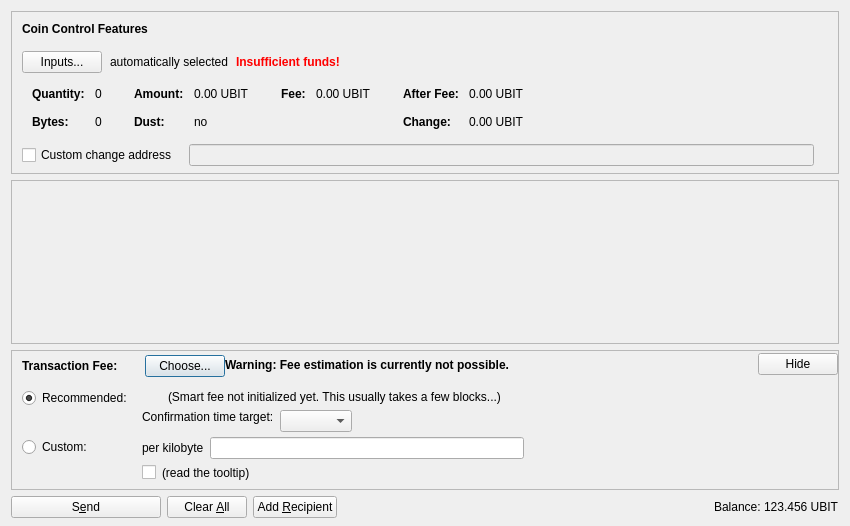
<?xml version="1.0" encoding="UTF-8"?>
<ui version="4.0">
 <class>SendCoinsDialog</class>
 <widget class="QDialog" name="SendCoinsDialog">
  <property name="geometry">
   <rect>
    <x>0</x>
    <y>0</y>
    <width>850</width>
    <height>526</height>
   </rect>
  </property>
  <property name="windowTitle">
   <string>Send Coins</string>
  </property>
  <layout class="QVBoxLayout" name="verticalLayout" stretch="0,1,0,0">
   <property name="bottomMargin">
    <number>8</number>
   </property>
   <item>
    <widget class="QFrame" name="frameCoinControl">
     <property name="sizePolicy">
      <sizepolicy hsizetype="Expanding" vsizetype="Expanding">
       <horstretch>0</horstretch>
       <verstretch>0</verstretch>
      </sizepolicy>
     </property>
     <property name="maximumSize">
      <size>
       <width>16777215</width>
       <height>16777215</height>
      </size>
     </property>
     <property name="frameShape">
      <enum>QFrame::StyledPanel</enum>
     </property>
     <property name="frameShadow">
      <enum>QFrame::Sunken</enum>
     </property>
     <layout class="QVBoxLayout" name="verticalLayoutCoinControl2">
      <property name="spacing">
       <number>0</number>
      </property>
      <property name="leftMargin">
       <number>0</number>
      </property>
      <property name="topMargin">
       <number>0</number>
      </property>
      <property name="rightMargin">
       <number>0</number>
      </property>
      <property name="bottomMargin">
       <number>6</number>
      </property>
      <item>
       <layout class="QVBoxLayout" name="verticalLayoutCoinControl" stretch="0,0,0,0,1">
        <property name="spacing">
         <number>0</number>
        </property>
        <property name="leftMargin">
         <number>10</number>
        </property>
        <property name="topMargin">
         <number>10</number>
        </property>
        <item>
         <layout class="QHBoxLayout" name="horizontalLayoutCoinControl1">
          <property name="bottomMargin">
           <number>15</number>
          </property>
          <item>
           <widget class="QLabel" name="labelCoinControlFeatures">
            <property name="sizePolicy">
             <sizepolicy hsizetype="Preferred" vsizetype="Maximum">
              <horstretch>0</horstretch>
              <verstretch>0</verstretch>
             </sizepolicy>
            </property>
            <property name="font">
             <font>
              <weight>75</weight>
              <bold>true</bold>
             </font>
            </property>
            <property name="styleSheet">
             <string notr="true">font-weight:bold;</string>
            </property>
            <property name="text">
             <string>Coin Control Features</string>
            </property>
           </widget>
          </item>
         </layout>
        </item>
        <item>
         <layout class="QHBoxLayout" name="horizontalLayoutCoinControl2" stretch="0,0,0,0">
          <property name="spacing">
           <number>8</number>
          </property>
          <property name="bottomMargin">
           <number>10</number>
          </property>
          <item>
           <widget class="QPushButton" name="pushButtonCoinControl">
            <property name="styleSheet">
             <string notr="true"/>
            </property>
            <property name="text">
             <string>Inputs...</string>
            </property>
            <property name="autoDefault">
             <bool>false</bool>
            </property>
           </widget>
          </item>
          <item>
           <widget class="QLabel" name="labelCoinControlAutomaticallySelected">
            <property name="text">
             <string>automatically selected</string>
            </property>
            <property name="margin">
             <number>5</number>
            </property>
           </widget>
          </item>
          <item>
           <widget class="QLabel" name="labelCoinControlInsuffFunds">
            <property name="font">
             <font>
              <weight>75</weight>
              <bold>true</bold>
             </font>
            </property>
            <property name="styleSheet">
             <string notr="true">color:red;font-weight:bold;</string>
            </property>
            <property name="text">
             <string>Insufficient funds!</string>
            </property>
            <property name="margin">
             <number>5</number>
            </property>
           </widget>
          </item>
          <item>
           <spacer name="horizontalSpacerCoinControl">
            <property name="orientation">
             <enum>Qt::Horizontal</enum>
            </property>
            <property name="sizeHint" stdset="0">
             <size>
              <width>40</width>
              <height>1</height>
             </size>
            </property>
           </spacer>
          </item>
         </layout>
        </item>
        <item>
         <widget class="QWidget" name="widgetCoinControl" native="true">
          <property name="sizePolicy">
           <sizepolicy hsizetype="Preferred" vsizetype="Preferred">
            <horstretch>0</horstretch>
            <verstretch>0</verstretch>
           </sizepolicy>
          </property>
          <property name="minimumSize">
           <size>
            <width>0</width>
            <height>0</height>
           </size>
          </property>
          <property name="styleSheet">
           <string notr="true"/>
          </property>
          <layout class="QHBoxLayout" name="horizontalLayoutCoinControl5">
           <property name="leftMargin">
            <number>0</number>
           </property>
           <property name="topMargin">
            <number>0</number>
           </property>
           <property name="rightMargin">
            <number>0</number>
           </property>
           <property name="bottomMargin">
            <number>0</number>
           </property>
           <item>
            <layout class="QHBoxLayout" name="horizontalLayoutCoinControl3" stretch="0,0,0,1">
             <property name="spacing">
              <number>20</number>
             </property>
             <property name="topMargin">
              <number>0</number>
             </property>
             <property name="bottomMargin">
              <number>10</number>
             </property>
             <item>
              <layout class="QFormLayout" name="formLayoutCoinControl1">
               <property name="horizontalSpacing">
                <number>10</number>
               </property>
               <property name="verticalSpacing">
                <number>14</number>
               </property>
               <property name="leftMargin">
                <number>10</number>
               </property>
               <property name="topMargin">
                <number>4</number>
               </property>
               <property name="rightMargin">
                <number>6</number>
               </property>
               <item row="0" column="0">
                <widget class="QLabel" name="labelCoinControlQuantityText">
                 <property name="font">
                  <font>
                   <weight>75</weight>
                   <bold>true</bold>
                  </font>
                 </property>
                 <property name="text">
                  <string>Quantity:</string>
                 </property>
                 <property name="margin">
                  <number>0</number>
                 </property>
                </widget>
               </item>
               <item row="0" column="1">
                <widget class="QLabel" name="labelCoinControlQuantity">
                 <property name="cursor">
                  <cursorShape>IBeamCursor</cursorShape>
                 </property>
                 <property name="contextMenuPolicy">
                  <enum>Qt::ActionsContextMenu</enum>
                 </property>
                 <property name="text">
                  <string notr="true">0</string>
                 </property>
                 <property name="margin">
                  <number>0</number>
                 </property>
                 <property name="textInteractionFlags">
                  <set>Qt::LinksAccessibleByMouse|Qt::TextSelectableByKeyboard|Qt::TextSelectableByMouse</set>
                 </property>
                </widget>
               </item>
               <item row="1" column="0">
                <widget class="QLabel" name="labelCoinControlBytesText">
                 <property name="font">
                  <font>
                   <weight>75</weight>
                   <bold>true</bold>
                  </font>
                 </property>
                 <property name="text">
                  <string>Bytes:</string>
                 </property>
                </widget>
               </item>
               <item row="1" column="1">
                <widget class="QLabel" name="labelCoinControlBytes">
                 <property name="cursor">
                  <cursorShape>IBeamCursor</cursorShape>
                 </property>
                 <property name="contextMenuPolicy">
                  <enum>Qt::ActionsContextMenu</enum>
                 </property>
                 <property name="text">
                  <string notr="true">0</string>
                 </property>
                 <property name="textInteractionFlags">
                  <set>Qt::LinksAccessibleByMouse|Qt::TextSelectableByKeyboard|Qt::TextSelectableByMouse</set>
                 </property>
                </widget>
               </item>
              </layout>
             </item>
             <item>
              <layout class="QFormLayout" name="formLayoutCoinControl2">
               <property name="horizontalSpacing">
                <number>10</number>
               </property>
               <property name="verticalSpacing">
                <number>14</number>
               </property>
               <property name="leftMargin">
                <number>6</number>
               </property>
               <property name="topMargin">
                <number>4</number>
               </property>
               <property name="rightMargin">
                <number>6</number>
               </property>
               <item row="0" column="0">
                <widget class="QLabel" name="labelCoinControlAmountText">
                 <property name="font">
                  <font>
                   <weight>75</weight>
                   <bold>true</bold>
                  </font>
                 </property>
                 <property name="text">
                  <string>Amount:</string>
                 </property>
                 <property name="margin">
                  <number>0</number>
                 </property>
                </widget>
               </item>
               <item row="0" column="1">
                <widget class="QLabel" name="labelCoinControlAmount">
                 <property name="cursor">
                  <cursorShape>IBeamCursor</cursorShape>
                 </property>
                 <property name="contextMenuPolicy">
                  <enum>Qt::ActionsContextMenu</enum>
                 </property>
                 <property name="text">
                  <string notr="true">0.00 UBIT</string>
                 </property>
                 <property name="textInteractionFlags">
                  <set>Qt::LinksAccessibleByMouse|Qt::TextSelectableByKeyboard|Qt::TextSelectableByMouse</set>
                 </property>
                </widget>
               </item>
               <item row="1" column="0">
                <widget class="QLabel" name="labelCoinControlLowOutputText">
                 <property name="font">
                  <font>
                   <weight>75</weight>
                   <bold>true</bold>
                  </font>
                 </property>
                 <property name="text">
                  <string>Dust:</string>
                 </property>
                </widget>
               </item>
               <item row="1" column="1">
                <widget class="QLabel" name="labelCoinControlLowOutput">
                 <property name="cursor">
                  <cursorShape>IBeamCursor</cursorShape>
                 </property>
                 <property name="contextMenuPolicy">
                  <enum>Qt::ActionsContextMenu</enum>
                 </property>
                 <property name="text">
                  <string notr="true">no</string>
                 </property>
                 <property name="textInteractionFlags">
                  <set>Qt::LinksAccessibleByMouse|Qt::TextSelectableByKeyboard|Qt::TextSelectableByMouse</set>
                 </property>
                </widget>
               </item>
              </layout>
             </item>
             <item>
              <layout class="QFormLayout" name="formLayoutCoinControl3">
               <property name="horizontalSpacing">
                <number>10</number>
               </property>
               <property name="verticalSpacing">
                <number>14</number>
               </property>
               <property name="leftMargin">
                <number>6</number>
               </property>
               <property name="topMargin">
                <number>4</number>
               </property>
               <property name="rightMargin">
                <number>6</number>
               </property>
               <item row="0" column="0">
                <widget class="QLabel" name="labelCoinControlFeeText">
                 <property name="font">
                  <font>
                   <weight>75</weight>
                   <bold>true</bold>
                  </font>
                 </property>
                 <property name="text">
                  <string>Fee:</string>
                 </property>
                 <property name="margin">
                  <number>0</number>
                 </property>
                </widget>
               </item>
               <item row="0" column="1">
                <widget class="QLabel" name="labelCoinControlFee">
                 <property name="cursor">
                  <cursorShape>IBeamCursor</cursorShape>
                 </property>
                 <property name="contextMenuPolicy">
                  <enum>Qt::ActionsContextMenu</enum>
                 </property>
                 <property name="text">
                  <string notr="true">0.00 UBIT</string>
                 </property>
                 <property name="textInteractionFlags">
                  <set>Qt::LinksAccessibleByMouse|Qt::TextSelectableByKeyboard|Qt::TextSelectableByMouse</set>
                 </property>
                </widget>
               </item>
              </layout>
             </item>
             <item>
              <layout class="QFormLayout" name="formLayoutCoinControl4">
               <property name="horizontalSpacing">
                <number>10</number>
               </property>
               <property name="verticalSpacing">
                <number>14</number>
               </property>
               <property name="leftMargin">
                <number>6</number>
               </property>
               <property name="topMargin">
                <number>4</number>
               </property>
               <property name="rightMargin">
                <number>6</number>
               </property>
               <item row="0" column="0">
                <widget class="QLabel" name="labelCoinControlAfterFeeText">
                 <property name="font">
                  <font>
                   <weight>75</weight>
                   <bold>true</bold>
                  </font>
                 </property>
                 <property name="text">
                  <string>After Fee:</string>
                 </property>
                 <property name="margin">
                  <number>0</number>
                 </property>
                </widget>
               </item>
               <item row="0" column="1">
                <widget class="QLabel" name="labelCoinControlAfterFee">
                 <property name="cursor">
                  <cursorShape>IBeamCursor</cursorShape>
                 </property>
                 <property name="contextMenuPolicy">
                  <enum>Qt::ActionsContextMenu</enum>
                 </property>
                 <property name="text">
                  <string notr="true">0.00 UBIT</string>
                 </property>
                 <property name="textInteractionFlags">
                  <set>Qt::LinksAccessibleByMouse|Qt::TextSelectableByKeyboard|Qt::TextSelectableByMouse</set>
                 </property>
                </widget>
               </item>
               <item row="1" column="0">
                <widget class="QLabel" name="labelCoinControlChangeText">
                 <property name="font">
                  <font>
                   <weight>75</weight>
                   <bold>true</bold>
                  </font>
                 </property>
                 <property name="text">
                  <string>Change:</string>
                 </property>
                </widget>
               </item>
               <item row="1" column="1">
                <widget class="QLabel" name="labelCoinControlChange">
                 <property name="cursor">
                  <cursorShape>IBeamCursor</cursorShape>
                 </property>
                 <property name="contextMenuPolicy">
                  <enum>Qt::ActionsContextMenu</enum>
                 </property>
                 <property name="text">
                  <string notr="true">0.00 UBIT</string>
                 </property>
                 <property name="textInteractionFlags">
                  <set>Qt::LinksAccessibleByMouse|Qt::TextSelectableByKeyboard|Qt::TextSelectableByMouse</set>
                 </property>
                </widget>
               </item>
              </layout>
             </item>
            </layout>
           </item>
          </layout>
         </widget>
        </item>
        <item>
         <layout class="QHBoxLayout" name="horizontalLayoutCoinControl4" stretch="0,0,0">
          <property name="spacing">
           <number>12</number>
          </property>
          <property name="sizeConstraint">
           <enum>QLayout::SetDefaultConstraint</enum>
          </property>
          <property name="topMargin">
           <number>5</number>
          </property>
          <property name="rightMargin">
           <number>5</number>
          </property>
          <item>
           <widget class="QCheckBox" name="checkBoxCoinControlChange">
            <property name="toolTip">
             <string>If this is activated, but the change address is empty or invalid, change will be sent to a newly generated address.</string>
            </property>
            <property name="text">
             <string>Custom change address</string>
            </property>
           </widget>
          </item>
          <item>
           <widget class="QValidatedLineEdit" name="lineEditCoinControlChange">
            <property name="enabled">
             <bool>false</bool>
            </property>
            <property name="sizePolicy">
             <sizepolicy hsizetype="Expanding" vsizetype="Fixed">
              <horstretch>0</horstretch>
              <verstretch>0</verstretch>
             </sizepolicy>
            </property>
           </widget>
          </item>
          <item>
           <widget class="QLabel" name="labelCoinControlChangeLabel">
            <property name="sizePolicy">
             <sizepolicy hsizetype="Preferred" vsizetype="Expanding">
              <horstretch>0</horstretch>
              <verstretch>0</verstretch>
             </sizepolicy>
            </property>
            <property name="minimumSize">
             <size>
              <width>0</width>
              <height>0</height>
             </size>
            </property>
            <property name="text">
             <string/>
            </property>
            <property name="margin">
             <number>3</number>
            </property>
           </widget>
          </item>
         </layout>
        </item>
        <item>
         <spacer name="verticalSpacerCoinControl">
          <property name="orientation">
           <enum>Qt::Vertical</enum>
          </property>
          <property name="sizeHint" stdset="0">
           <size>
            <width>800</width>
            <height>1</height>
           </size>
          </property>
         </spacer>
        </item>
       </layout>
      </item>
     </layout>
    </widget>
   </item>
   <item>
    <widget class="QScrollArea" name="scrollArea">
     <property name="widgetResizable">
      <bool>true</bool>
     </property>
     <widget class="QWidget" name="scrollAreaWidgetContents">
      <property name="geometry">
       <rect>
        <x>0</x>
        <y>0</y>
        <width>830</width>
        <height>104</height>
       </rect>
      </property>
      <layout class="QVBoxLayout" name="verticalLayout_2" stretch="0,1">
       <property name="leftMargin">
        <number>0</number>
       </property>
       <property name="topMargin">
        <number>0</number>
       </property>
       <property name="rightMargin">
        <number>0</number>
       </property>
       <property name="bottomMargin">
        <number>0</number>
       </property>
       <item>
        <layout class="QVBoxLayout" name="entries">
         <property name="spacing">
          <number>6</number>
         </property>
        </layout>
       </item>
       <item>
        <spacer name="verticalSpacer">
         <property name="orientation">
          <enum>Qt::Vertical</enum>
         </property>
         <property name="sizeHint" stdset="0">
          <size>
           <width>20</width>
           <height>40</height>
          </size>
         </property>
        </spacer>
       </item>
      </layout>
     </widget>
    </widget>
   </item>
   <item>
    <widget class="QFrame" name="frameFee">
     <property name="sizePolicy">
      <sizepolicy hsizetype="Expanding" vsizetype="Expanding">
       <horstretch>0</horstretch>
       <verstretch>0</verstretch>
      </sizepolicy>
     </property>
     <property name="maximumSize">
      <size>
       <width>16777215</width>
       <height>16777215</height>
      </size>
     </property>
     <property name="frameShape">
      <enum>QFrame::StyledPanel</enum>
     </property>
     <property name="frameShadow">
      <enum>QFrame::Sunken</enum>
     </property>
     <layout class="QVBoxLayout" name="verticalLayoutFee1">
      <property name="spacing">
       <number>0</number>
      </property>
      <property name="leftMargin">
       <number>0</number>
      </property>
      <property name="topMargin">
       <number>0</number>
      </property>
      <property name="rightMargin">
       <number>0</number>
      </property>
      <property name="bottomMargin">
       <number>0</number>
      </property>
      <item>
       <layout class="QVBoxLayout" name="verticalLayoutFee2" stretch="0,0,0">
        <property name="spacing">
         <number>0</number>
        </property>
        <property name="leftMargin">
         <number>10</number>
        </property>
        <property name="topMargin">
         <number>0</number>
        </property>
        <item>
         <layout class="QHBoxLayout" name="horizontalLayoutFee1">
          <property name="bottomMargin">
           <number>0</number>
          </property>
          <item>
           <layout class="QVBoxLayout" name="verticalLayoutFee7">
            <property name="spacing">
             <number>0</number>
            </property>
            <item>
             <spacer name="verticalSpacerSmartFee">
              <property name="orientation">
               <enum>Qt::Vertical</enum>
              </property>
              <property name="sizeType">
               <enum>QSizePolicy::Fixed</enum>
              </property>
              <property name="sizeHint" stdset="0">
               <size>
                <width>1</width>
                <height>4</height>
               </size>
              </property>
             </spacer>
            </item>
            <item>
             <layout class="QHBoxLayout" name="horizontalLayoutSmartFee">
              <property name="spacing">
               <number>10</number>
              </property>
              <item>
               <widget class="QLabel" name="labelFeeHeadline">
                <property name="sizePolicy">
                 <sizepolicy hsizetype="Preferred" vsizetype="Maximum">
                  <horstretch>0</horstretch>
                  <verstretch>0</verstretch>
                 </sizepolicy>
                </property>
                <property name="font">
                 <font>
                  <weight>75</weight>
                  <bold>true</bold>
                 </font>
                </property>
                <property name="styleSheet">
                 <string notr="true">font-weight:bold;</string>
                </property>
                <property name="text">
                 <string>Transaction Fee:</string>
                </property>
               </widget>
              </item>
              <item>
               <widget class="QLabel" name="labelFeeMinimized">
                <property name="text">
                 <string/>
                </property>
               </widget>
              </item>
              <item>
               <widget class="QPushButton" name="buttonChooseFee">
                <property name="text">
                 <string>Choose...</string>
                </property>
               </widget>
              </item>
             </layout>
            </item>
            <item>
             <spacer name="verticalSpacer_5">
              <property name="orientation">
               <enum>Qt::Vertical</enum>
              </property>
              <property name="sizeHint" stdset="0">
               <size>
                <width>1</width>
                <height>1</height>
               </size>
              </property>
             </spacer>
            </item>
           </layout>
          </item>
          <item>
           <widget class="QLabel" name="fallbackFeeWarningLabel">
            <property name="toolTip">
             <string>Using the fallbackfee can result in sending a transaction that will take several hours or days (or never) to confirm. Consider choosing your fee manually or wait until you have validated the complete chain.</string>
            </property>
            <property name="font">
            <font>
                <weight>75</weight>
                <bold>true</bold>
            </font>
            </property>
            <property name="text">
             <string>Warning: Fee estimation is currently not possible.</string>
            </property>
            <property name="wordWrap">
             <bool>false</bool>
            </property>
           </widget>
          </item>
          <item>
           <spacer name="horizontalSpacer_4">
            <property name="orientation">
             <enum>Qt::Horizontal</enum>
            </property>
            <property name="sizeType">
             <enum>QSizePolicy::MinimumExpanding</enum>
            </property>
            <property name="sizeHint" stdset="0">
             <size>
              <width>40</width>
              <height>20</height>
             </size>
            </property>
           </spacer>
          </item>
          <item>
           <widget class="QPushButton" name="buttonMinimizeFee">
            <property name="toolTip">
             <string>collapse fee-settings</string>
            </property>
            <property name="text">
             <string>Hide</string>
            </property>
           </widget>
          </item>
         </layout>
        </item>
        <item>
         <widget class="QFrame" name="frameFeeSelection">
          <layout class="QVBoxLayout" name="verticalLayoutFee12">
           <property name="spacing">
            <number>0</number>
           </property>
           <property name="leftMargin">
            <number>0</number>
           </property>
           <property name="topMargin">
            <number>0</number>
           </property>
           <property name="rightMargin">
            <number>0</number>
           </property>
           <property name="bottomMargin">
            <number>0</number>
           </property>
           <item>
            <layout class="QGridLayout" name="gridLayoutFee">
             <property name="topMargin">
              <number>10</number>
             </property>
             <property name="bottomMargin">
              <number>4</number>
             </property>
             <property name="horizontalSpacing">
              <number>10</number>
             </property>
             <property name="verticalSpacing">
              <number>4</number>
             </property>
             <item row="1" column="1">
              <layout class="QVBoxLayout" name="verticalLayoutFee8">
               <property name="spacing">
                <number>6</number>
               </property>
               <item>
                <layout class="QHBoxLayout" name="horizontalLayoutFee13">
                 <item>
                  <widget class="QLabel" name="labelCustomPerKilobyte">
                   <property name="toolTip">
                    <string>Specify a custom fee per kB (1,000 bytes) of the transaction's virtual size.

Note:  Since the fee is calculated on a per-byte basis, a fee of "100 satoshis per kB" for a transaction size of 500 bytes (half of 1 kB) would ultimately yield a fee of only 50 satoshis.</string>
                   </property>
                   <property name="text">
                    <string>per kilobyte</string>
                   </property>
                  </widget>
                 </item>
                 <item>
                  <widget class="BitcoinAmountField" name="customFee"/>
                 </item>
                 <item>
                  <spacer name="horizontalSpacer_6">
                   <property name="orientation">
                    <enum>Qt::Horizontal</enum>
                   </property>
                   <property name="sizeHint" stdset="0">
                    <size>
                     <width>1</width>
                     <height>1</height>
                    </size>
                   </property>
                  </spacer>
                 </item>
                </layout>
               </item>
               <item>
                <layout class="QHBoxLayout" name="horizontalLayoutFee8">
                 <item>
                  <widget class="QCheckBox" name="checkBoxMinimumFee">
                   <property name="toolTip">
                    <string>Paying only the minimum fee is just fine as long as there is less transaction volume than space in the blocks. But be aware that this can end up in a never confirming transaction once there is more demand for ubicoin transactions than the network can process.</string>
                   </property>
                   <property name="text">
                    <string/>
                   </property>
                  </widget>
                 </item>
                 <item>
                  <widget class="QLabel" name="labelMinFeeWarning">
                   <property name="enabled">
                    <bool>true</bool>
                   </property>
                   <property name="toolTip">
                    <string>Paying only the minimum fee is just fine as long as there is less transaction volume than space in the blocks. But be aware that this can end up in a never confirming transaction once there is more demand for ubicoin transactions than the network can process.</string>
                   </property>
                   <property name="text">
                    <string>(read the tooltip)</string>
                   </property>
                   <property name="margin">
                    <number>5</number>
                   </property>
                  </widget>
                 </item>
                 <item>
                  <spacer name="horizontalSpacer_2">
                   <property name="orientation">
                    <enum>Qt::Horizontal</enum>
                   </property>
                   <property name="sizeHint" stdset="0">
                    <size>
                     <width>1</width>
                     <height>1</height>
                    </size>
                   </property>
                  </spacer>
                 </item>
                </layout>
               </item>
              </layout>
             </item>
             <item row="0" column="0">
              <layout class="QVBoxLayout" name="verticalLayoutFee4" stretch="0,1">
               <item>
                <widget class="QRadioButton" name="radioSmartFee">
                 <property name="text">
                  <string>Recommended:</string>
                 </property>
                 <property name="checked">
                  <bool>true</bool>
                 </property>
                 <attribute name="buttonGroup">
                  <string notr="true">groupFee</string>
                 </attribute>
                </widget>
               </item>
               <item>
                <spacer name="verticalSpacer_2">
                 <property name="orientation">
                  <enum>Qt::Vertical</enum>
                 </property>
                 <property name="sizeHint" stdset="0">
                  <size>
                   <width>1</width>
                   <height>1</height>
                  </size>
                 </property>
                </spacer>
               </item>
              </layout>
             </item>
             <item row="1" column="0">
              <layout class="QVBoxLayout" name="verticalLayoutFee9" stretch="0,1">
               <item>
                <widget class="QRadioButton" name="radioCustomFee">
                 <property name="text">
                  <string>Custom:</string>
                 </property>
                 <attribute name="buttonGroup">
                  <string notr="true">groupFee</string>
                 </attribute>
                </widget>
               </item>
               <item>
                <spacer name="verticalSpacer_6">
                 <property name="orientation">
                  <enum>Qt::Vertical</enum>
                 </property>
                 <property name="sizeHint" stdset="0">
                  <size>
                   <width>1</width>
                   <height>1</height>
                  </size>
                 </property>
                </spacer>
               </item>
              </layout>
             </item>
             <item row="0" column="1">
              <layout class="QVBoxLayout" name="verticalLayoutFee3" stretch="0,0,1">
               <property name="spacing">
                <number>6</number>
               </property>
               <property name="topMargin">
                <number>2</number>
               </property>
               <item>
                <layout class="QHBoxLayout" name="horizontalLayoutFee12">
                 <item>
                  <widget class="QLabel" name="labelSmartFee">
                   <property name="text">
                    <string/>
                   </property>
                   <property name="margin">
                    <number>2</number>
                   </property>
                  </widget>
                 </item>
                 <item>
                  <widget class="QLabel" name="labelFeeEstimation">
                   <property name="text">
                    <string/>
                   </property>
                  </widget>
                 </item>
                 <item>
                  <widget class="QLabel" name="labelSmartFee2">
                   <property name="text">
                    <string>(Smart fee not initialized yet. This usually takes a few blocks...)</string>
                   </property>
                   <property name="margin">
                    <number>2</number>
                   </property>
                  </widget>
                 </item>
                 <item>
                  <spacer name="horizontalSpacer_5">
                   <property name="orientation">
                    <enum>Qt::Horizontal</enum>
                   </property>
                   <property name="sizeHint" stdset="0">
                    <size>
                     <width>1</width>
                     <height>1</height>
                    </size>
                   </property>
                  </spacer>
                 </item>
                </layout>
               </item>
               <item>
                <layout class="QHBoxLayout" name="horizontalLayoutFee9">
                 <item>
                  <layout class="QVBoxLayout" name="verticalLayoutFee6">
                   <item>
                    <widget class="QLabel" name="labelSmartFee3">
                     <property name="text">
                      <string>Confirmation time target:</string>
                     </property>
                     <property name="margin">
                      <number>2</number>
                     </property>
                    </widget>
                   </item>
                   <item>
                    <spacer name="verticalSpacer_3">
                     <property name="orientation">
                      <enum>Qt::Vertical</enum>
                     </property>
                     <property name="sizeHint" stdset="0">
                      <size>
                       <width>1</width>
                       <height>1</height>
                      </size>
                     </property>
                    </spacer>
                   </item>
                  </layout>
                 </item>
                 <item>
                  <layout class="QVBoxLayout" name="verticalLayoutFee5">
                   <property name="rightMargin">
                    <number>30</number>
                   </property>
                   <item>
                    <layout class="QHBoxLayout" name="horizontalLayoutConfTarget">
                     <property name="bottomMargin">
                      <number>0</number>
                     </property>
                     <item>
                      <widget class="QComboBox" name="confTargetSelector"/>
                     </item>
                     <item>
                      <spacer name="horizontalSpacerConfTarget">
                       <property name="orientation">
                        <enum>Qt::Horizontal</enum>
                       </property>
                       <property name="sizeHint" stdset="0">
                        <size>
                         <width>40</width>
                         <height>20</height>
                        </size>
                       </property>
                      </spacer>
                     </item>
                    </layout>
                   </item>
                  </layout>
                 </item>
                </layout>
               </item>
               <item>
                <spacer name="verticalSpacer_4">
                 <property name="orientation">
                  <enum>Qt::Vertical</enum>
                 </property>
                 <property name="sizeHint" stdset="0">
                  <size>
                   <width>1</width>
                   <height>1</height>
                  </size>
                 </property>
                </spacer>
               </item>
              </layout>
             </item>
            </layout>
           </item>
          </layout>
         </widget>
        </item>
        <item>
         <spacer name="verticalSpacerFee">
          <property name="orientation">
           <enum>Qt::Vertical</enum>
          </property>
          <property name="sizeHint" stdset="0">
           <size>
            <width>40</width>
            <height>5</height>
           </size>
          </property>
         </spacer>
        </item>
       </layout>
      </item>
     </layout>
    </widget>
   </item>
   <item>
    <layout class="QHBoxLayout" name="horizontalLayout">
     <item>
      <widget class="QPushButton" name="sendButton">
       <property name="minimumSize">
        <size>
         <width>150</width>
         <height>0</height>
        </size>
       </property>
       <property name="toolTip">
        <string>Confirm the send action</string>
       </property>
       <property name="text">
        <string>S&amp;end</string>
       </property>
       <property name="icon">
        <iconset resource="../bitcoin.qrc">
         <normaloff>:/icons/send</normaloff>:/icons/send</iconset>
       </property>
       <property name="autoDefault">
        <bool>false</bool>
       </property>
       <property name="default">
        <bool>false</bool>
       </property>
      </widget>
     </item>
     <item>
      <widget class="QPushButton" name="clearButton">
       <property name="sizePolicy">
        <sizepolicy hsizetype="Minimum" vsizetype="Fixed">
         <horstretch>0</horstretch>
         <verstretch>0</verstretch>
        </sizepolicy>
       </property>
       <property name="toolTip">
        <string>Clear all fields of the form.</string>
       </property>
       <property name="text">
        <string>Clear &amp;All</string>
       </property>
       <property name="icon">
        <iconset resource="../bitcoin.qrc">
         <normaloff>:/icons/remove</normaloff>:/icons/remove</iconset>
       </property>
       <property name="autoDefault">
        <bool>false</bool>
       </property>
      </widget>
     </item>
     <item>
      <widget class="QPushButton" name="addButton">
       <property name="toolTip">
        <string>Send to multiple recipients at once</string>
       </property>
       <property name="text">
        <string>Add &amp;Recipient</string>
       </property>
       <property name="icon">
        <iconset resource="../bitcoin.qrc">
         <normaloff>:/icons/add</normaloff>:/icons/add</iconset>
       </property>
       <property name="autoDefault">
        <bool>false</bool>
       </property>
      </widget>
     </item>
     <item>
      <spacer name="horizontalSpacer">
       <property name="orientation">
        <enum>Qt::Horizontal</enum>
       </property>
       <property name="sizeHint" stdset="0">
        <size>
         <width>40</width>
         <height>20</height>
        </size>
       </property>
      </spacer>
     </item>
     <item>
      <layout class="QHBoxLayout" name="horizontalLayout_2">
       <property name="spacing">
        <number>3</number>
       </property>
       <item>
        <widget class="QLabel" name="label">
         <property name="sizePolicy">
          <sizepolicy hsizetype="Preferred" vsizetype="Fixed">
           <horstretch>0</horstretch>
           <verstretch>0</verstretch>
          </sizepolicy>
         </property>
         <property name="text">
          <string>Balance:</string>
         </property>
        </widget>
       </item>
       <item>
        <widget class="QLabel" name="labelBalance">
         <property name="sizePolicy">
          <sizepolicy hsizetype="Preferred" vsizetype="Fixed">
           <horstretch>0</horstretch>
           <verstretch>0</verstretch>
          </sizepolicy>
         </property>
         <property name="cursor">
          <cursorShape>IBeamCursor</cursorShape>
         </property>
         <property name="text">
          <string notr="true">123.456 UBIT</string>
         </property>
         <property name="textInteractionFlags">
          <set>Qt::LinksAccessibleByMouse|Qt::TextSelectableByKeyboard|Qt::TextSelectableByMouse</set>
         </property>
        </widget>
       </item>
      </layout>
     </item>
    </layout>
   </item>
  </layout>
 </widget>
 <customwidgets>
  <customwidget>
   <class>QValidatedLineEdit</class>
   <extends>QLineEdit</extends>
   <header>qt/qvalidatedlineedit.h</header>
  </customwidget>
  <customwidget>
   <class>BitcoinAmountField</class>
   <extends>QLineEdit</extends>
   <header>qt/bitcoinamountfield.h</header>
   <container>1</container>
  </customwidget>
 </customwidgets>
 <resources>
  <include location="../bitcoin.qrc"/>
 </resources>
 <connections/>
 <buttongroups>
  <buttongroup name="groupFee"/>
 </buttongroups>
</ui>
